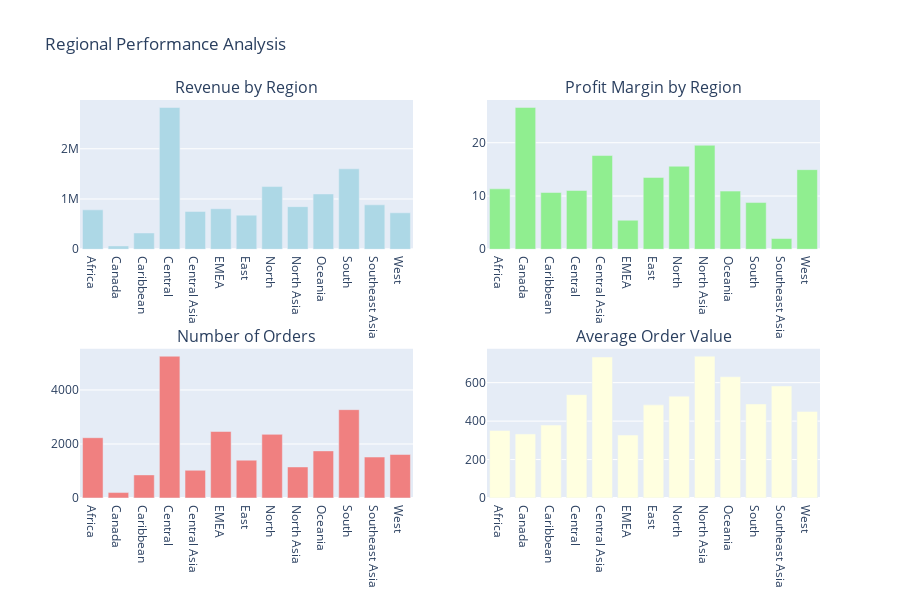

This figure's notebook cell:
### Markdown cell above
## 5. Geographic Analysis

### Code cell
# Regional performance
regional_perf = df.groupby('Region').agg({
    'Sales': 'sum',
    'Profit': 'sum',
    'Order ID': 'nunique',
    'Customer ID': 'nunique'
}).reset_index()

regional_perf['Profit_Margin'] = (regional_perf['Profit'] / regional_perf['Sales']) * 100
regional_perf['AOV'] = regional_perf['Sales'] / regional_perf['Order ID']

# Create subplots for regional analysis
fig = make_subplots(
    rows=2, cols=2,
    subplot_titles=('Revenue by Region', 'Profit Margin by Region', 
                   'Number of Orders', 'Average Order Value'),
    specs=[[{"type": "bar"}, {"type": "bar"}],
           [{"type": "bar"}, {"type": "bar"}]]
)

# Revenue
fig.add_trace(
    go.Bar(x=regional_perf['Region'], y=regional_perf['Sales'], 
           name='Revenue', marker_color='lightblue'),
    row=1, col=1
)

# Profit Margin
fig.add_trace(
    go.Bar(x=regional_perf['Region'], y=regional_perf['Profit_Margin'], 
           name='Profit Margin', marker_color='lightgreen'),
    row=1, col=2
)

# Orders
fig.add_trace(
    go.Bar(x=regional_perf['Region'], y=regional_perf['Order ID'], 
           name='Orders', marker_color='lightcoral'),
    row=2, col=1
)

# AOV
fig.add_trace(
    go.Bar(x=regional_perf['Region'], y=regional_perf['AOV'], 
           name='AOV', marker_color='lightyellow'),
    row=2, col=2
)

fig.update_layout(height=600, title_text="Regional Performance Analysis", showlegend=False)
fig.show()

fig.write_html('../visuals/regional_performance.html')
fig.write_image('../visuals/regional_performance.png', width=1200, height=600)

print("Regional Performance Summary:")
print(regional_perf.round(2))

### Figure 1 — Plotly figure (JSON) as saved in the notebook; plotly's stock layout.template omitted (floating-point values rounded to 4 significant figures)
{"data": [{"marker": {"color": "lightblue"}, "name": "Revenue", "type": "bar", "x": ["Africa", "Canada", "Caribbean", "Central", "Central Asia", "EMEA", "East", "North", "North Asia", "Oceania", "South", "Southeast Asia", "West"], "xaxis": "x", "y": [783800.0, 66930.0, 324300.0, 2822000.0, 752800.0, 806200.0, 678800.0, 1248000.0, 848300.0, 1100000.0, 1601000.0, 884400.0, 725500.0], "yaxis": "y"}, {"marker": {"color": "lightgreen"}, "name": "Profit Margin", "type": "bar", "x": ["Africa", "Canada", "Caribbean", "Central", "Central Asia", "EMEA", "East", "North", "North Asia", "Oceania", "South", "Southeast Asia", "West"], "xaxis": "x2", "y": [11.34, 26.62, 10.66, 11.03, 17.6, 5.445, 13.48, 15.59, 19.52, 10.92, 8.767, 2.019, 14.94], "yaxis": "y2"}, {"marker": {"color": "lightcoral"}, "name": "Orders", "type": "bar", "x": ["Africa", "Canada", "Caribbean", "Central", "Central Asia", "EMEA", "East", "North", "North Asia", "Oceania", "South", "Southeast Asia", "West"], "xaxis": "x3", "y": [2232, 201, 855, 5249, 1026, 2462, 1401, 2356, 1150, 1744, 3270, 1517, 1611], "yaxis": "y3"}, {"marker": {"color": "lightyellow"}, "name": "AOV", "type": "bar", "x": ["Africa", "Canada", "Caribbean", "Central", "Central Asia", "EMEA", "East", "North", "North Asia", "Oceania", "South", "Southeast Asia", "West"], "xaxis": "x4", "y": [351.2, 333.0, 379.3, 537.7, 733.7, 327.4, 484.5, 529.8, 737.7, 630.8, 489.6, 583.0, 450.3], "yaxis": "y4"}], "layout": {"annotations": [{"font": {"size": 16}, "showarrow": false, "text": "Revenue by Region", "x": 0.225, "xanchor": "center", "xref": "paper", "y": 1, "yanchor": "bottom", "yref": "paper"}, {"font": {"size": 16}, "showarrow": false, "text": "Profit Margin by Region", "x": 0.775, "xanchor": "center", "xref": "paper", "y": 1, "yanchor": "bottom", "yref": "paper"}, {"font": {"size": 16}, "showarrow": false, "text": "Number of Orders", "x": 0.225, "xanchor": "center", "xref": "paper", "y": 0.375, "yanchor": "bottom", "yref": "paper"}, {"font": {"size": 16}, "showarrow": false, "text": "Average Order Value", "x": 0.775, "xanchor": "center", "xref": "paper", "y": 0.375, "yanchor": "bottom", "yref": "paper"}], "height": 600, "showlegend": false, "title": {"text": "Regional Performance Analysis"}, "xaxis": {"anchor": "y", "domain": [0, 0.45]}, "xaxis2": {"anchor": "y2", "domain": [0.55, 1]}, "xaxis3": {"anchor": "y3", "domain": [0, 0.45]}, "xaxis4": {"anchor": "y4", "domain": [0.55, 1]}, "yaxis": {"anchor": "x", "domain": [0.625, 1]}, "yaxis2": {"anchor": "x2", "domain": [0.625, 1]}, "yaxis3": {"anchor": "x3", "domain": [0, 0.375]}, "yaxis4": {"anchor": "x4", "domain": [0, 0.375]}}}
